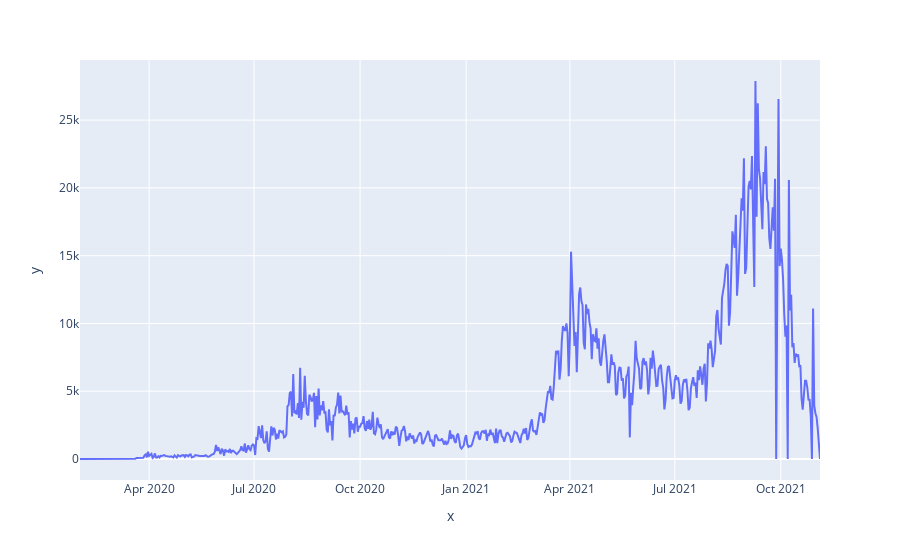

The code cell stored with this chart in its notebook:
### Code cell
fig = px.line(df, x=data['Date'], y=data['DailyCases'])
fig.show()

### Figure 1 — Plotly figure (JSON) as saved in the notebook; plotly's stock layout.template omitted (floating-point values rounded to 4 significant figures; data arrays with more than 128 entries replaced by an {"elided": "..."} marker saying what was removed)
{"data": [{"hovertemplate": "x=%{x}<br>y=%{y}<extra></extra>", "legendgroup": "", "line": {"color": "#636efa", "dash": "solid"}, "marker": {"symbol": "circle"}, "mode": "lines", "name": "", "orientation": "v", "showlegend": false, "type": "scatter", "x": {"elided": "643 str values"}, "xaxis": "x", "y": {"elided": "643 int values"}, "yaxis": "y"}], "layout": {"legend": {"tracegroupgap": 0}, "margin": {"t": 60}, "xaxis": {"anchor": "y", "domain": [0, 1], "title": {"text": "x"}}, "yaxis": {"anchor": "x", "domain": [0, 1], "title": {"text": "y"}}}}
